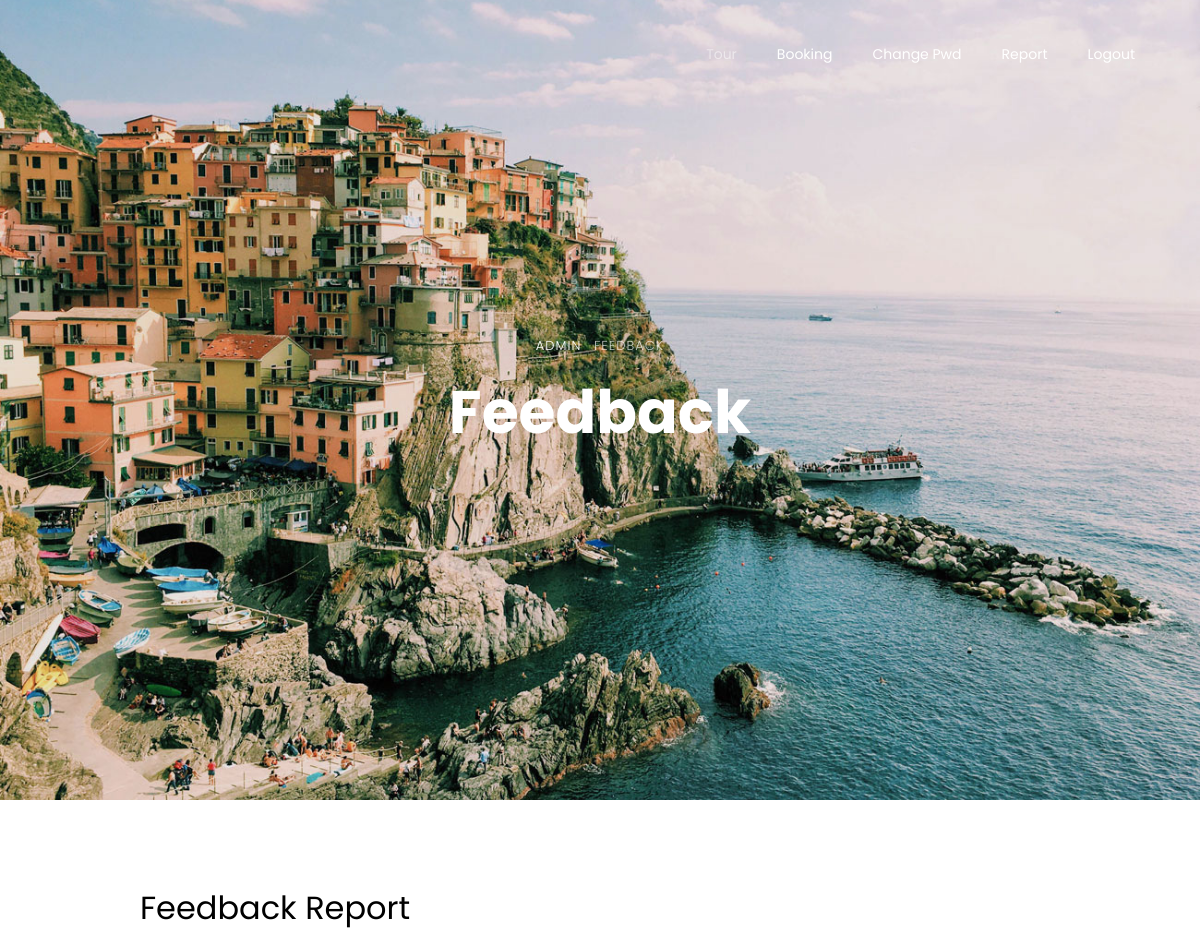
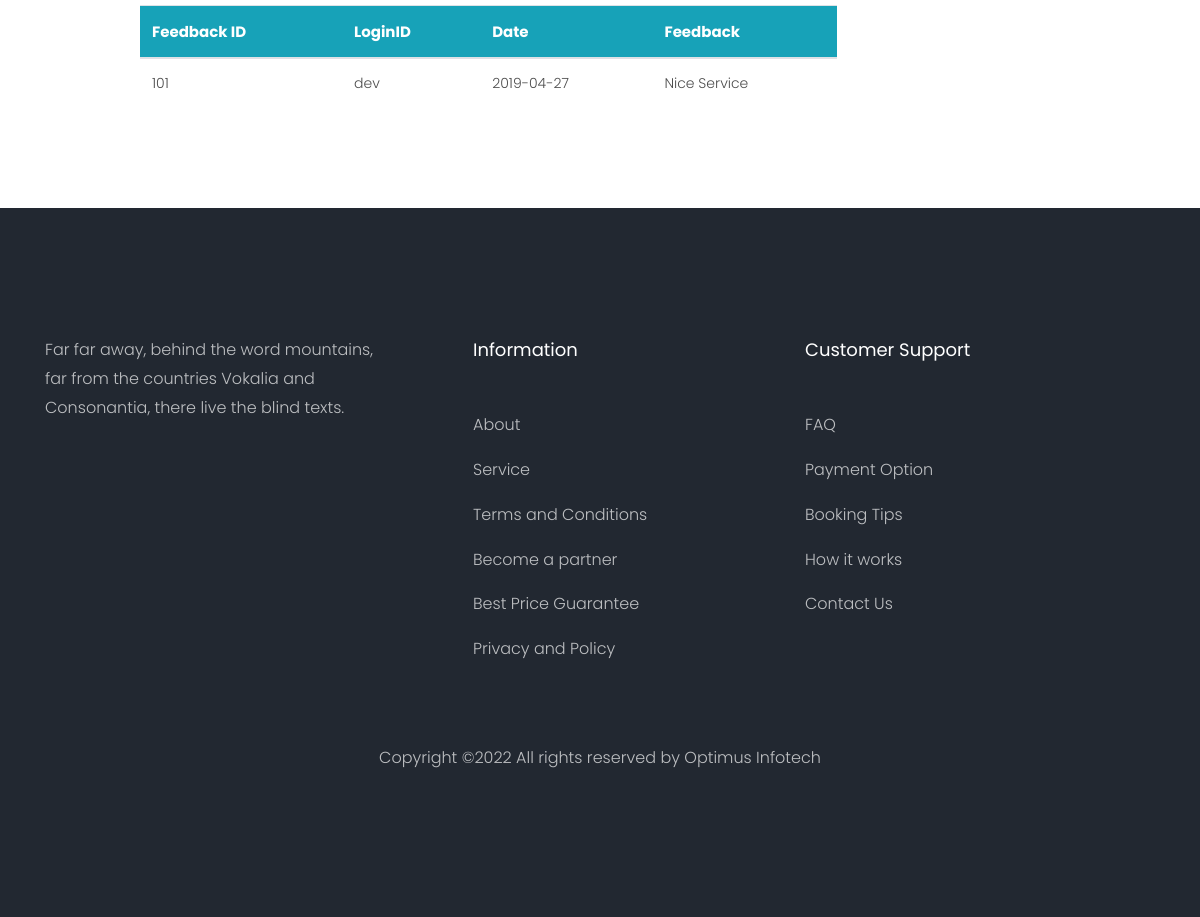
The page /Admin_Report_Feedback.php on the database its author committed (2 pictures, top to bottom).
### tables this page shows
CREATE TABLE `feedback_tb` (
  `fid` int(10) NOT NULL,
  `loginid` varchar(20) NOT NULL,
  `fdate` varchar(20) NOT NULL,
  `feedback` varchar(500) NOT NULL
);

### Admin_Report_Feedback.php (the view, shortened to what this page needs)
<!DOCTYPE html>
<html lang="en">
  <head>
    <link rel="stylesheet" href="css/open-iconic-bootstrap.min.css">
    <link rel="stylesheet" href="css/animate.css">
    <link rel="stylesheet" href="css/owl.carousel.min.css">
    <link rel="stylesheet" href="css/owl.theme.default.min.css">
    <link rel="stylesheet" href="css/magnific-popup.css">
    <link rel="stylesheet" href="css/aos.css">
    <link rel="stylesheet" href="css/ionicons.min.css">
    <link rel="stylesheet" href="css/bootstrap-datepicker.css">
    <link rel="stylesheet" href="css/jquery.timepicker.css">
    <link rel="stylesheet" href="css/flaticon.css">
    <link rel="stylesheet" href="css/icomoon.css">
    <link rel="stylesheet" href="css/style.css">
  </head>
  <body>
  <nav class="navbar navbar-expand-lg navbar-dark ftco_navbar bg-dark ftco-navbar-light" id="ftco-navbar">
    <div class="container">
      <div class="collapse navbar-collapse" id="ftco-nav">
        <ul class="navbar-nav ml-auto">
          <li class="nav-item active"><a href="Admin_Tour.php" class="nav-link">Tour</a></li>
          <li class="nav-item"><a href="Admin_Booking.php" class="nav-link">Booking</a></li>
		  <li class="nav-item"><a href="Admin_Change_Pwd.php" class="nav-link">Change Pwd</a></li>
		  <li class="nav-item"><a href="Admin_Report.php" class="nav-link">Report</a></li>
		  <li class="nav-item"><a href="Login.php" class="nav-link">Logout</a></li>
        </ul>
      </div>
    </div>
  </nav>
    <?php include "dbcon.php";?>
    <div class="hero-wrap js-fullheight" style="background-image: url('images/bg_3.jpg');height:300px">
      <div class="container">
        <div class="row no-gutters slider-text js-fullheight align-items-center justify-content-center" data-scrollax-parent="true">
          <div class="col-md-9 ftco-animate text-center" data-scrollax=" properties: { translateY: '70%' }">
            <p class="breadcrumbs" data-scrollax="properties: { translateY: '30%', opacity: 1.6 }"><span class="mr-2"><a href="index.html">Admin</a></span> <span>Feedback</span></p>
            <h1 class="mb-3 bread" data-scrollax="properties: { translateY: '30%', opacity: 1.6 }">Feedback</h1>
          </div>
        </div>
      </div>
    </div>
		<section class="ftco-section contact-section ftco-degree-bg">
      <div class="container">
        <div class="row block-9">
		<div class="col-md-1 pr-md-5"></div>
          <div class="col-md-8 pr-md-5">
			<h2>Feedback Report</h2>
			<table class="table table-hover">
			<thead>
				<tr class="bg-info" style="color:white;font-size:15px">
					<th>Feedback ID</th><th>LoginID</th><th>Date</th><th>Feedback</th>
				</tr>
			</thead>
			<tbody>
			<?php
			$result=mysql_query("select * from feedback_tb",$db);
			while($row=mysql_fetch_array($result))
			{
				echo "<tr>";
				echo "<td>$row[0]</td><td>$row[1]</td><td>$row[2]</td><td>$row[3]</td>";
				echo "</tr>";
			}
			?>
			</tbody>
			</table>
          </div>
        </div>
      </div>
    </section>
    <footer class="ftco-footer ftco-bg-dark ftco-section">
      <div class="container">
        <div class="row mb-5">
          <div class="col-md">
            <div class="ftco-footer-widget mb-4">
              <p>Far far away, behind the word mountains, far from the countries Vokalia and Consonantia, there live the blind texts.</p>
              <ul class="ftco-footer-social list-unstyled float-md-left float-lft mt-5">
              </ul>
            </div>
          </div>
          <div class="col-md">
            <div class="ftco-footer-widget mb-4 ml-md-5">
              <h2 class="ftco-heading-2">Information</h2>
              <ul class="list-unstyled">
                <li><a href="#" class="py-2 d-block">About</a></li>
                <li><a href="#" class="py-2 d-block">Service</a></li>
                <li><a href="#" class="py-2 d-block">Terms and Conditions</a></li>
                <li><a href="#" class="py-2 d-block">Become a partner</a></li>
                <li><a href="#" class="py-2 d-block">Best Price Guarantee</a></li>
                <li><a href="#" class="py-2 d-block">Privacy and Policy</a></li>
              </ul>
            </div>
          </div>
          <div class="col-md">
             <div class="ftco-footer-widget mb-4">
              <h2 class="ftco-heading-2">Customer Support</h2>
              <ul class="list-unstyled">
                <li><a href="#" class="py-2 d-block">FAQ</a></li>
                <li><a href="#" class="py-2 d-block">Payment Option</a></li>
                <li><a href="#" class="py-2 d-block">Booking Tips</a></li>
                <li><a href="#" class="py-2 d-block">How it works</a></li>
                <li><a href="#" class="py-2 d-block">Contact Us</a></li>
              </ul>
            </div>
          </div>
        </div>
          <div class="row">
          <div class="col-md-12 text-center">
            <p>
  Copyright &copy;<script>document.write(new Date().getFullYear());</script> All rights reserved by <a href="https://colorlib.com" target="_blank">Optimus Infotech</a>
  </p>
          </div>
        </div>
      </div>
    </footer>
  </body>
</html>

### rows shown on the page
feedback_tb: fid "101", loginid "dev", fdate "2019-04-27", feedback "Nice Service"
